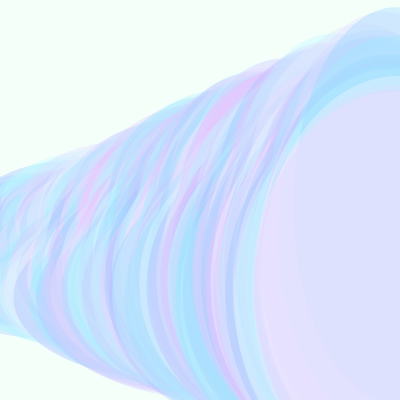
Frame 1 (no input)
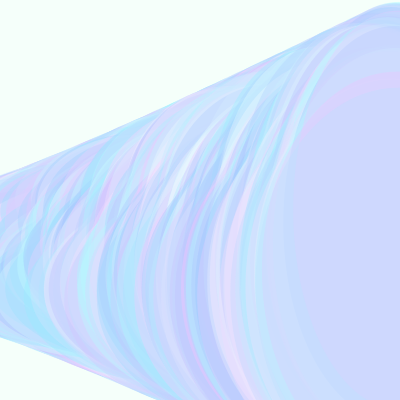
Frame 60 (the mouse pressed at the canvas centre just before this capture)
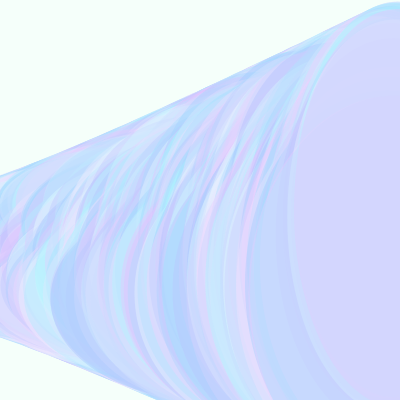
Frame 120 (the mouse held since frame 60 and released just before this capture)

The Processing sketch that drew these frames (run headless with seeded random() and noise(); from frame 60 on, the mouse is pressed at the canvas centre):

// Processing sketch: processing_60421
// ── processing_60421.pde

void setup(){
size (400,400);
background(245, 255, 250);
}

void draw(){
  frameRate (100);
blueBubble ();
}


void blueBubble (){
for(int i=0; i<400; i=i+1) {
noStroke();
float r = random(400);
float l = random(150,250);
float m = random(190, 255);
float n = random(200,300);

fill(l,m,255, 90);
ellipse(i, n, n, i);
}
}
